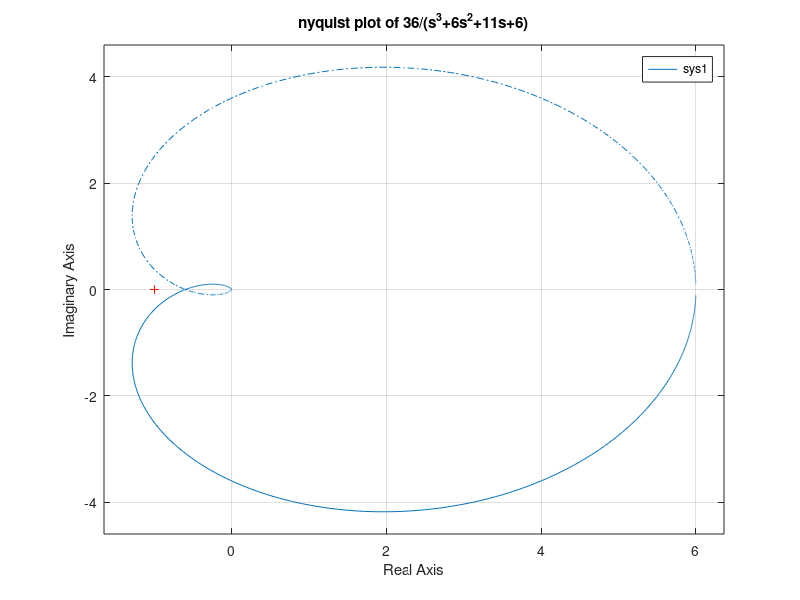
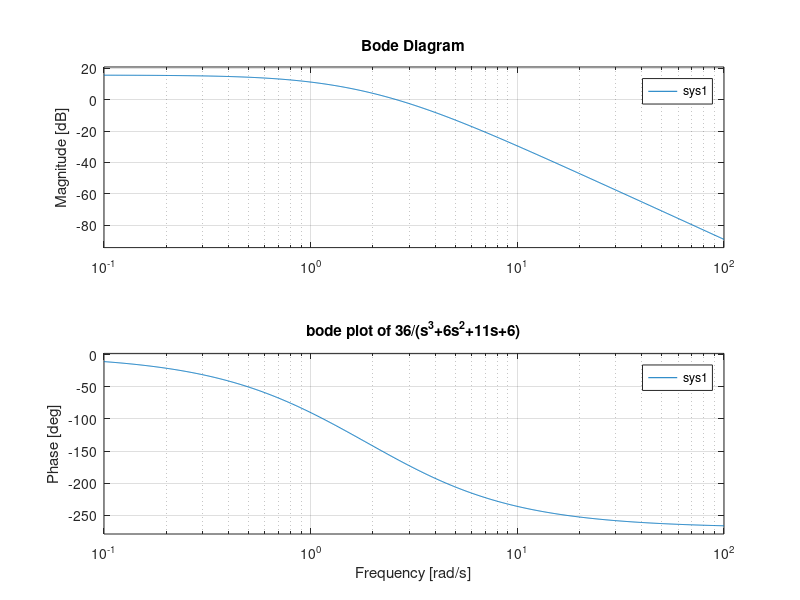
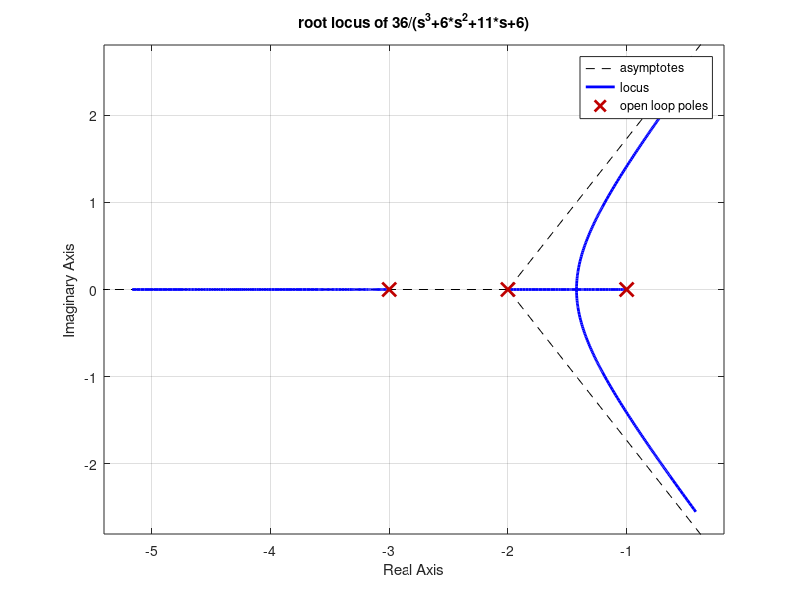

Write MATLAB code to recreate these figures, in order.
%% nyquist plot of transfer function sys1
sys1=tf([36],[1 6 11 6])
figure(1)
nyquist(sys1)
title('nyquist plot of 36/(s^3+6s^2+11s+6)')
%% bode plot of tf sys1
figure(2)
bode(sys1)
title('bode plot of 36/(s^3+6s^2+11s+6)')
%% root locus of sys1
figure(3)
rlocus(sys1);
title('root locus of 36/(s^3+6*s^2+11*s+6)');
